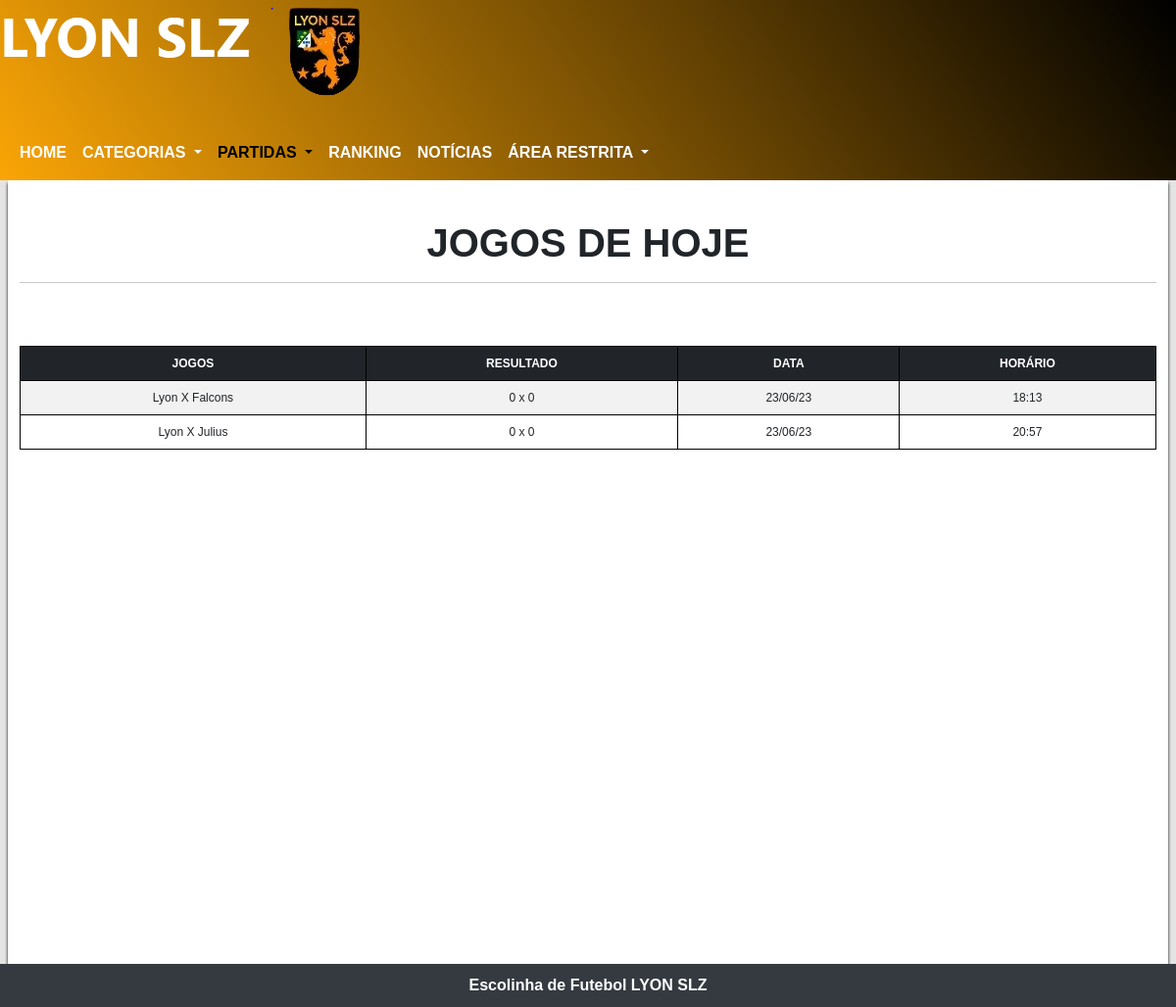
Before: /jogoDeHoje.php with the older database file.
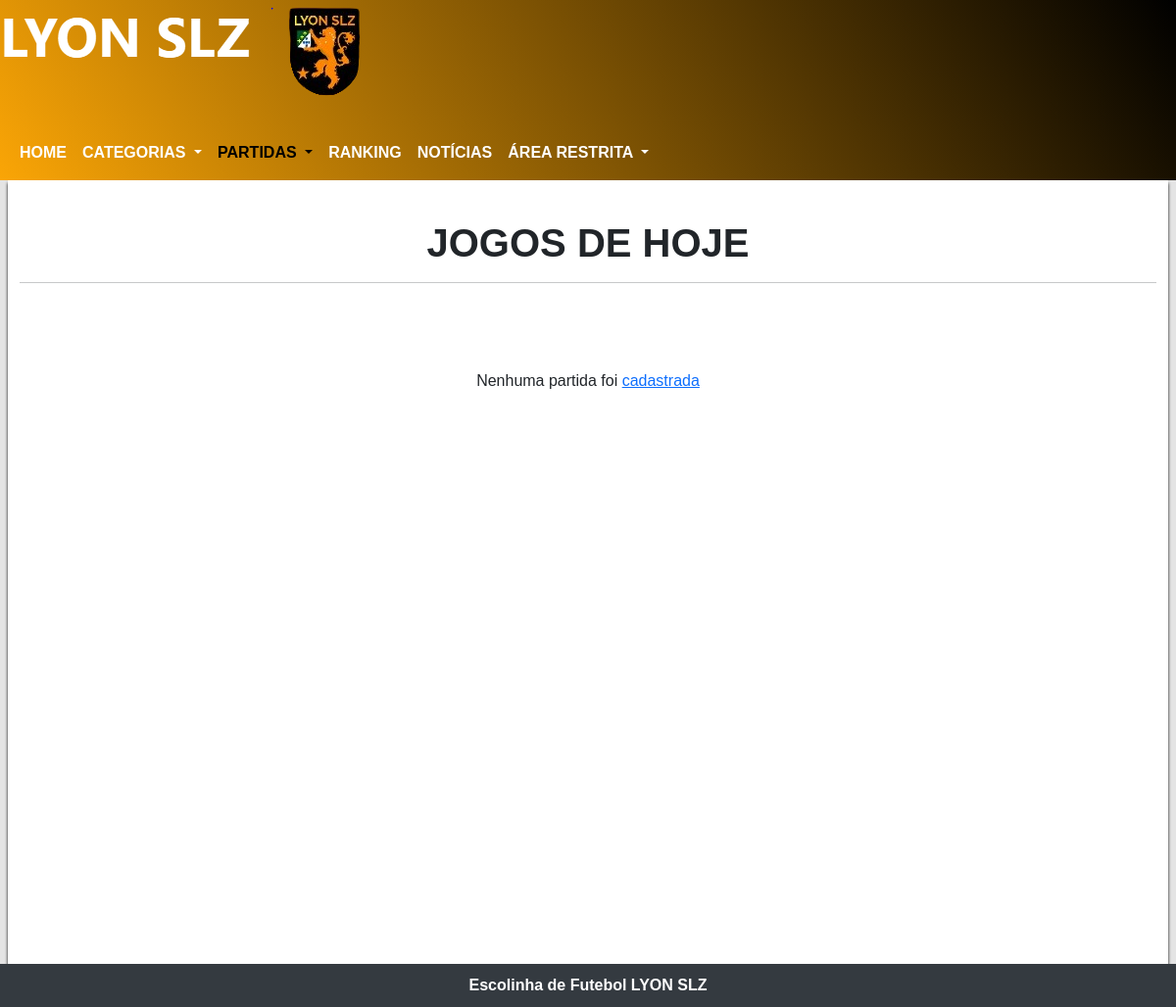
After: the same page with the newer database file.
### tables this page shows
CREATE TABLE `tblpartidass` (
  `id` int(11) UNSIGNED NOT NULL,
  `localidade` varchar(255) NOT NULL,
  `adversario` varchar(255) DEFAULT NULL,
  `id_campeonato` int(10) UNSIGNED NOT NULL,
  `data_partida` date NOT NULL,
  `link_fotos` varchar(255) NOT NULL,
  `horario` time(6) NOT NULL,
  `gols_lyon` int(11) NOT NULL,
  `gols_adv` int(11) NOT NULL
);

### jogoDeHoje.php (the view, shortened to what this page needs)
<?php
include('db/conexao.php');
$sql = $pdo->prepare("SELECT * FROM tblpartidass ORDER BY tblpartidass.horario");
$sql->execute();
$dados = $sql->fetchAll();
?>
<!DOCTYPE html>
<html lang="pt-br">
<head>
    <link href="https://cdn.jsdelivr.net/npm/bootstrap@5.3.0/dist/css/bootstrap.min.css" rel="stylesheet">
    <link rel="stylesheet" href="css/navHamburguer.css">
    <link rel="stylesheet" href="css/layout.css">
    <link rel="stylesheet" href="lyon.jpg">
    <link rel="stylesheet" href="css/timeANDescudo.css">
    <link rel="stylesheet" href="css/update-delete.css">
</head>
<body>
    <div class="cabecalho">
        <picture>
            <source media="(max-width: 261px)" srcset='img/imgLogo/lyonSlzEscudo5.png' loading="lazy">
            <source media="(max-width: 269px)" srcset='img/imgLogo/lyonSlzEscudo4.png' loading="lazy">
            <source media="(max-width: 311px)" srcset='img/imgLogo/lyonSlzEscudo3.png' loading="lazy">
            <source media="(max-width: 375px)" srcset='img/imgLogo/lyonSlzEscudo2.png' loading="lazy">
            <img src="img/imgLogo/lyonSlzEscudo.png" alt="Escudo do time LYYON SLZ" loading="lazy">
        </picture>
        <nav class="navbar navbar-expand-lg mt-4">
            <div class="container-fluid">
                <div class="collapse navbar-collapse" id="navbarNavDropdown">
                    <ul class="navbar-nav">
                        <li class="nav-item">
                            <a class="nav-link" aria-current="page" href="home.php">HOME</a>
                        </li>
                        <li class="nav-item dropdown">
                            <a class="nav-link dropdown-toggle" href="#" role="button" data-bs-toggle="dropdown" aria-expanded="false">
                                CATEGORIAS
                            </a>
                        </li>
                        <li class="nav-item dropdown">
                            <a class="nav-link dropdown-toggle active" href="#" role="button" data-bs-toggle="dropdown" aria-expanded="false">
                                PARTIDAS
                            </a>
                        </li>
                        <li class="nav-item">
                            <a class="nav-link" aria-current="page" href="ranking.php">RANKING</a>
                        </li>
                        <li class="nav-item">
                            <a class="nav-link" href="noticiais.php">NOTÍCIAS</a>
                        </li>
                        <li class="nav-item dropdown">
                            <a class="nav-link dropdown-toggle" href="#" role="button" data-bs-toggle="dropdown" aria-expanded="false">
                                ÁREA RESTRITA
                            </a>
                        </li>
                    </ul>
                </div>
            </div>
        </nav>
    </div>
    <main>
        <div class="container-fluid">
            <h1 id="calendarioDeJogos">JOGOS DE HOJE</h1>
            <hr>
            <br><br>
            <?php
            $data_Atual = date("Y-m-d");
            if (count($dados) > 0) {
                echo "<div class='table table-responsive table-striped'>";
                echo "<table class='table table-striped'>
                  <thead class=table-dark>
                  <tr>
              <th>JOGOS</th>
              <th>RESULTADO</th>
              <th>DATA</th>
              <th>HORÁRIO</th>
                  </tr>
                  </thead>";
                foreach ($dados as $chaves => $valor) {
                    $dataJogo = $valor['data_partida'];
                    if (strtotime($dataJogo) == strtotime($data_Atual)) {
                        echo "<tr>
                  <td>" . "Lyon X " . $valor['adversario'] . "</td>
                  <td>" . $valor['gols_lyon'] . " x " . $valor['gols_adv'] . "</td>
                  <td>" . date("d/m/y", strtotime($valor['data_partida'])) . "</td>
                  <td>" . date("H:i", strtotime($valor['horario'])) . "</td>
            </tr>";
                    }
                }
                echo "</table>";
                echo "</div>";
            } else {
                echo "<p class='mt-4' style='text-align:center'>Nenhuma partida foi <a href='cadastroDePartidas.php'>cadastrada</a></p>";
            }
            ?>
        </div>
    </main>
    <footer>
        <p class="mb-0">Escolinha de Futebol LYON SLZ</p>
    </footer>
</body>
</html>

Changed rows visible on the page:
removed tblpartidass: adversario "Falcons", gols_lyon "0", gols_adv "0", data_partida "23/06/23", horario "18:13"
removed tblpartidass: adversario "Julius", gols_lyon "0", gols_adv "0", data_partida "23/06/23", horario "20:57"
Other visible differences:
text no longer shown: "JOGOS RESULTADO DATA HORÁRIO"
text now shown: "Nenhuma partida foi cadastrada"
